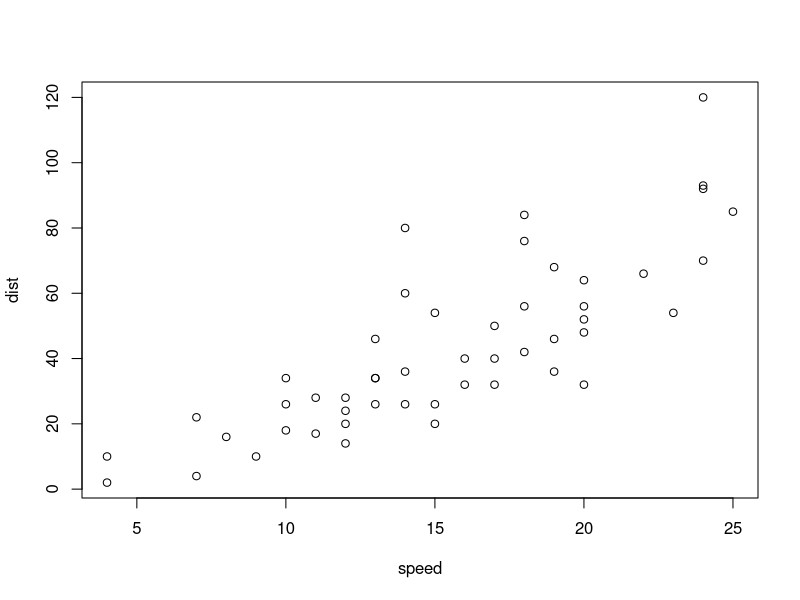
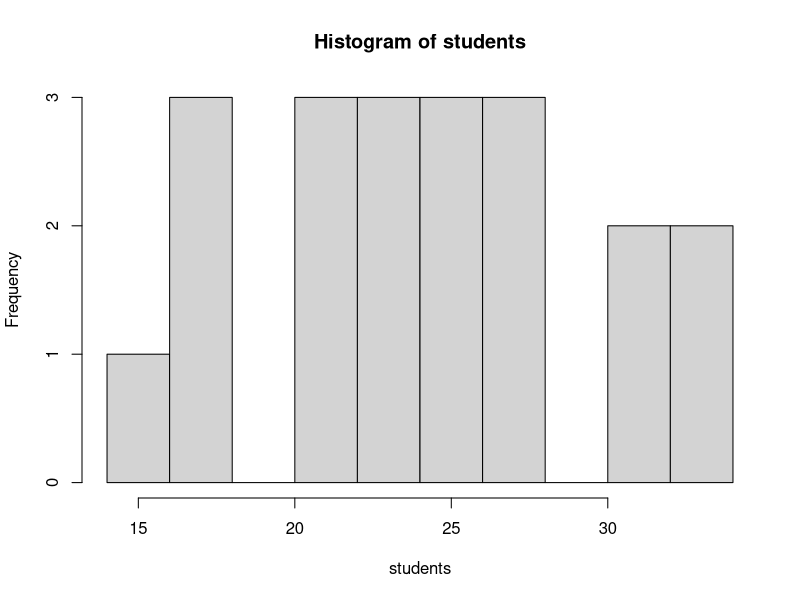
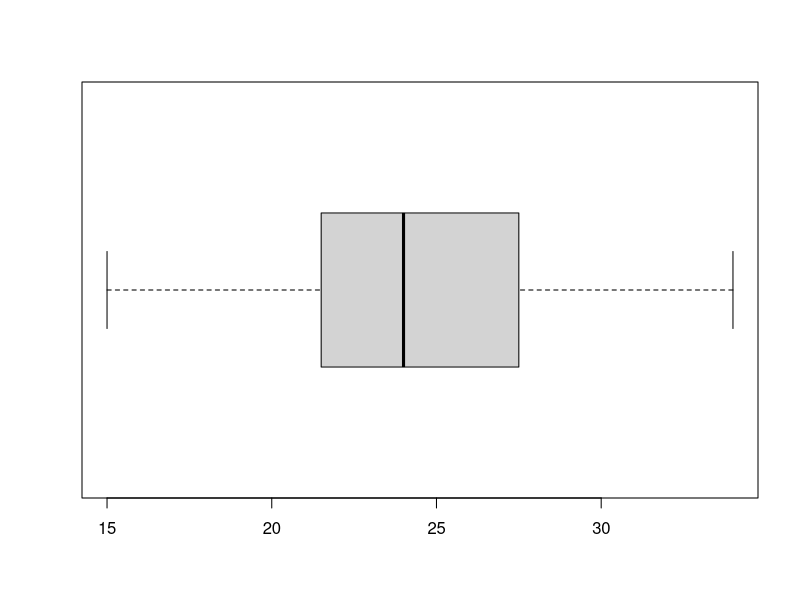
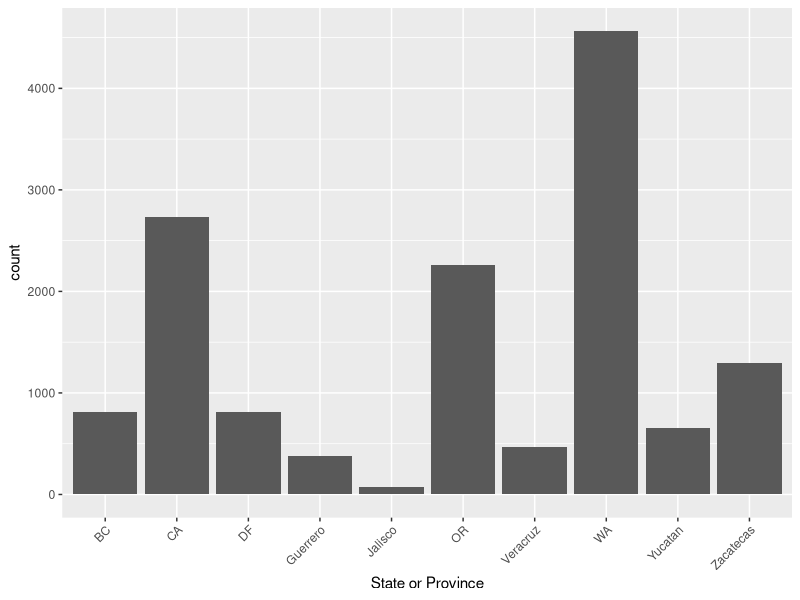
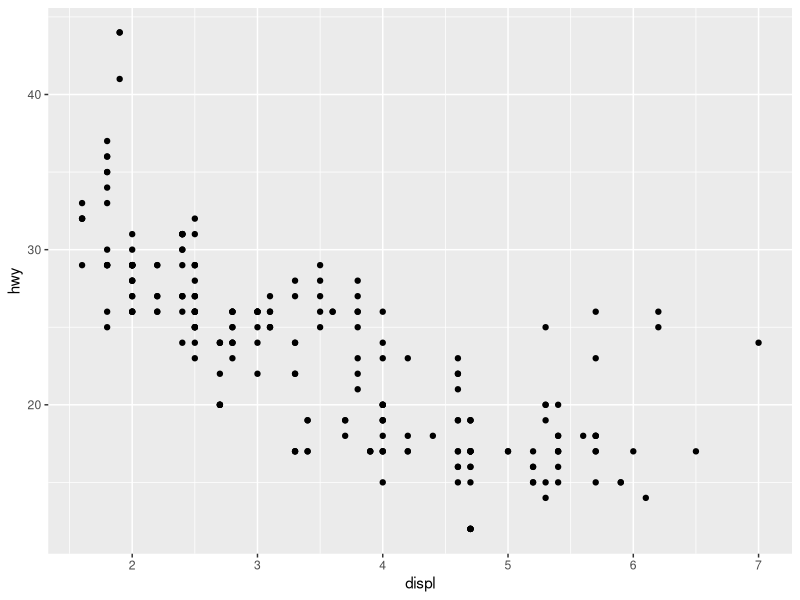
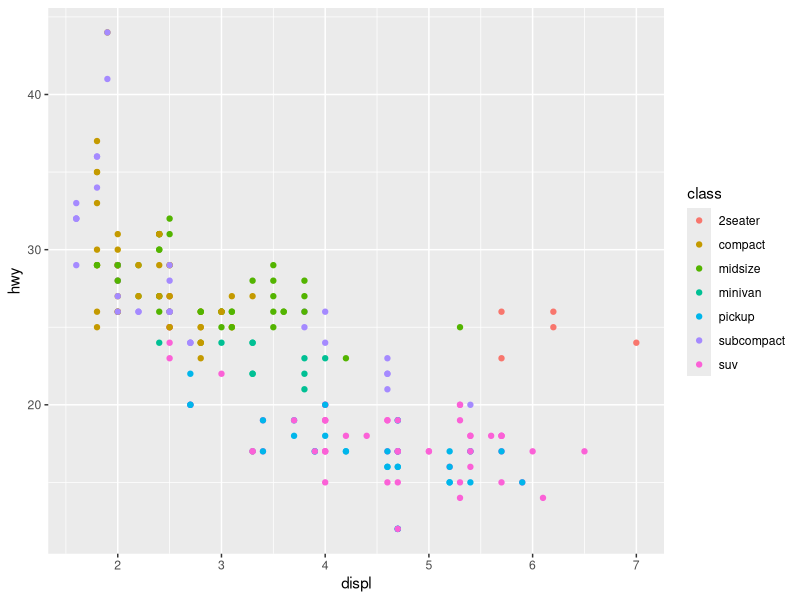

Recreate these plots in R, in order.
## ---- chunk 1
plot(cars)
## ---- chunk 2
# for testing use this
students <- round(rnorm(20, 25, 5))

# for class use this
# students <- c() 

students
## ---- chunk 3
summary(students)
## ---- chunk 4
var(students); sqrt(var(students))
## ---- chunk 5
# define a variable for the mean we will consistently use bar for sample mean
# again note I use the <- assignment rather than =
ybar <- mean(students)

# R can then do the arithmetic and when we combine a list of numbers with a single number and square it, it knows what we mean.
(students - ybar)^2
## ---- chunk 6
# Then as we said, we sum over all of these and then divide by the number of them
# minus 1

sum( (students - ybar)^2 ) / ( length(students) - 1 )
## ---- chunk 7
sum(students - ybar )
## ---- chunk 8
sum( abs(students - ybar)) / (length(students) - 1 )
## ---- chunk 9
hist(students, 10)
## ---- chunk 10
boxplot(students, horizontal=TRUE)
# Note the use of = for a parameter instead of <-
## ---- chunk 11
library(readxl) # for reading Excel files
library(ggplot2) # for making nice plots - part of the tidyverse
## ---- chunk 12
supermarket <- read_excel("Supermarket Transactions.xlsx", sheet = 2)
supermarket
## ---- chunk 13
colnames(supermarket)
## ---- chunk 14
sapply(supermarket, class)
## ---- chunk 15
table(supermarket$Gender)
## ---- chunk 16
# Note that because the feature Marital Status has a space in it, we have to use quotes to refer to it:
table( supermarket$`Marital Status`, supermarket$Gender) 
## ---- chunk 17
# Here to make this easier to read we are going to do the operation in two separate commands; 
table1 <- table(supermarket$`Marital Status`, supermarket$Gender, supermarket$`State or Province`)
ftable(table1)
## ---- chunk 18
table2 <- table(supermarket$`Marital Status`, supermarket$Gender)
prop.table(table2)
## ---- chunk 19
# Note in this one the direction of the quotes matter
ggplot(supermarket) + 
  geom_bar(mapping = aes(x=`State or Province`)) + 
  theme(axis.text.x=element_text(angle=45, hjust=1))
## ---- chunk 20
mpg
## ---- chunk 21
ggplot(data = mpg) + geom_point(mapping = aes( x = displ, y = hwy ))
## ---- chunk 22
ggplot(data = mpg) + geom_point(mapping = aes( x = displ, y = hwy, color = class ))
